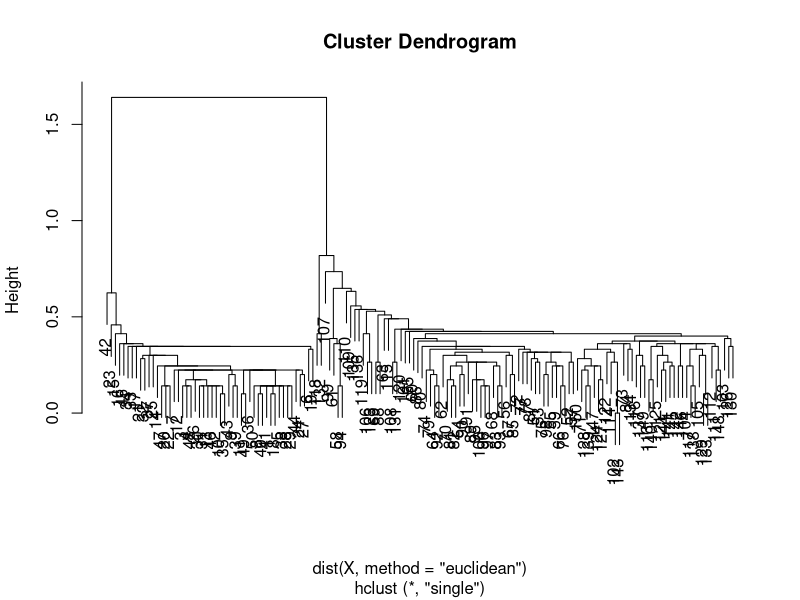
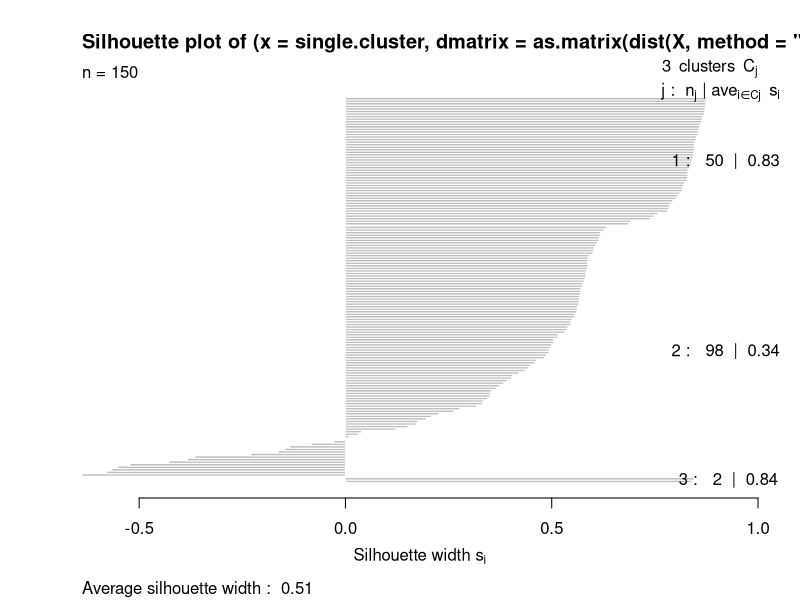
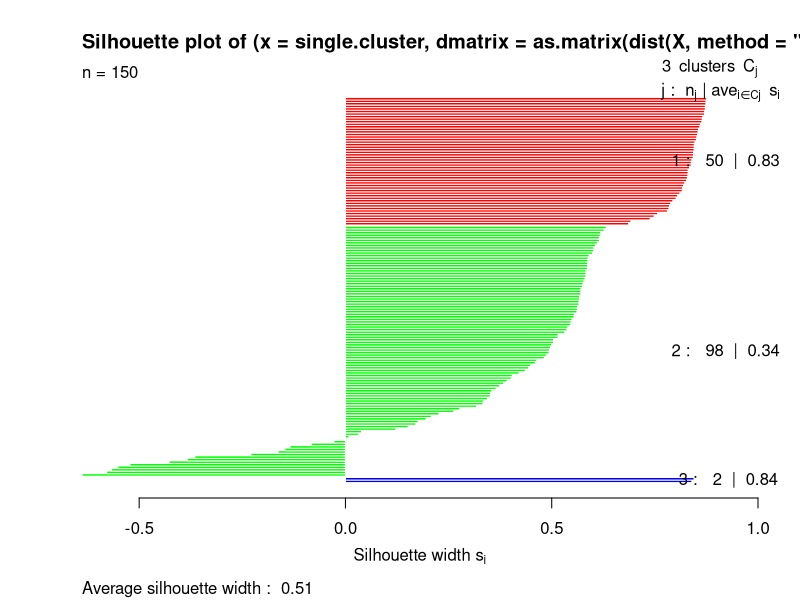
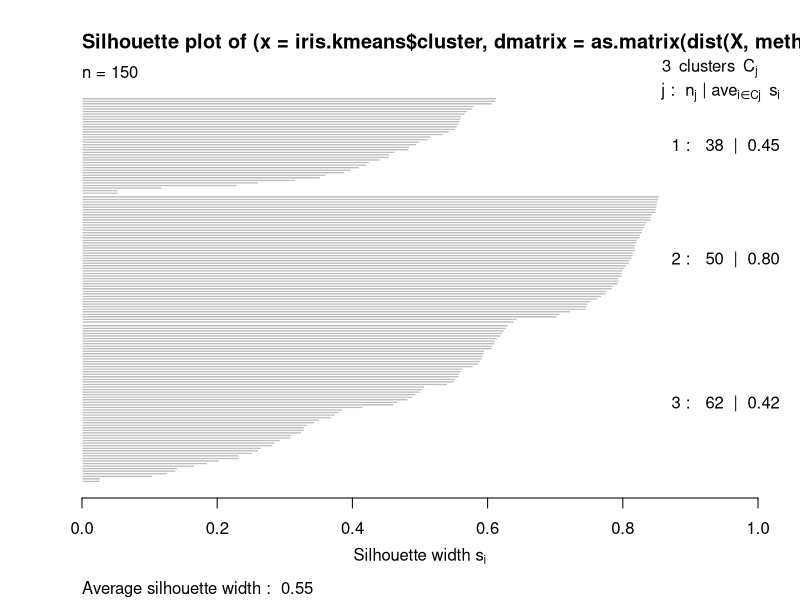
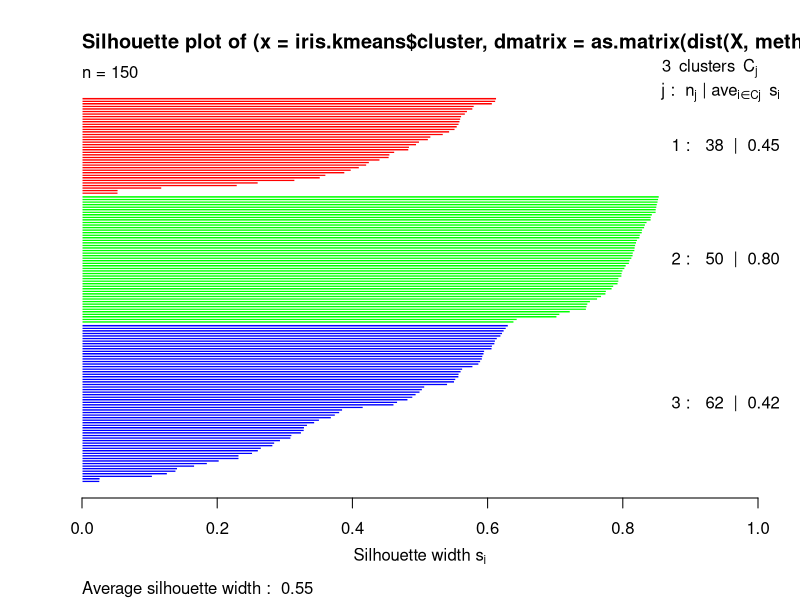
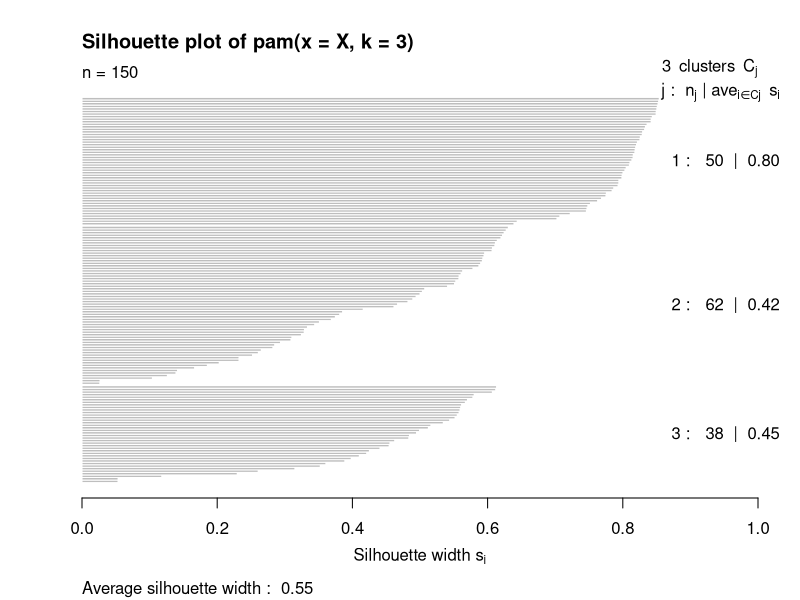
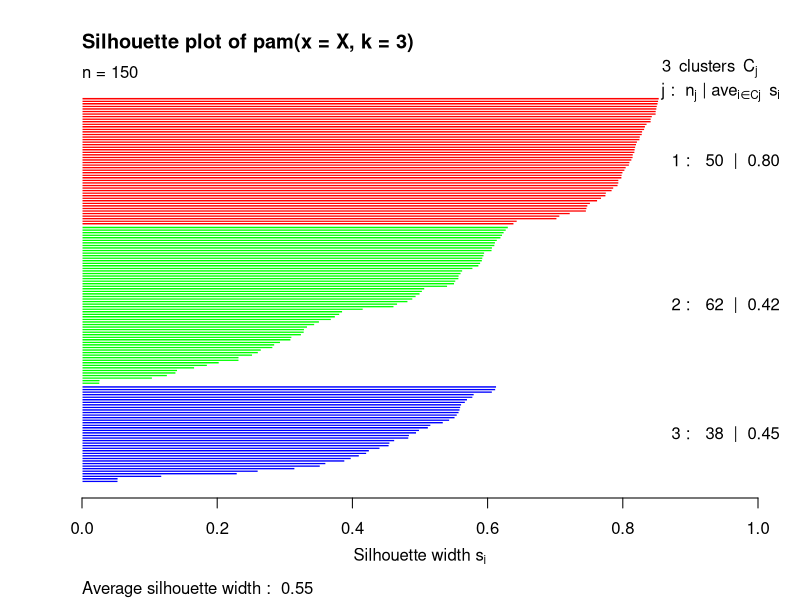

Source code (R) for these figures, in order:
require("cluster")
## Irsi data 
X=iris[1:4]

##hierarchical clustering: can choose different distance and linkage
iris.single = hclust(dist(X, method = "euclidean"), method = "single")
plot(iris.single)

## cut tree and create a silhouette  
single.cluster<-cutree(iris.single, k = 3)
single.si<-silhouette(single.cluster,dmatrix=as.matrix(dist(X, method = "euclidean")))
plot(single.si) # silhouette plot
plot(single.si, col = c("red", "green", "blue"))# with cluster-wise coloring


##kmeans clustering 
iris.kmeans<-kmeans(X,3);
kmeans.si<-silhouette(iris.kmeans$cluster,dmatrix=as.matrix(dist(X, method = "euclidean")))
plot(kmeans.si) # silhouette plot
plot(kmeans.si, col = c("red", "green", "blue"))# with cluster-wise coloring


##clustering assignments
iris.kmeans$cluster

#WSS total
iris.kmeans$tot.withinss

#BSS total
iris.kmeans$betweenss

## PAM (partitoning around medoids)
iris.pam<-pam(X,3)
si <- silhouette(iris.pam)
plot(si) # silhouette plot
plot(si, col = c("red", "green", "blue"))# with cluster-wise coloring

